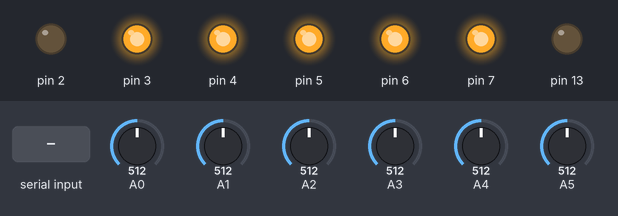
This sketch was run on a simulated Arduino Uno, built with avr-gcc and run on an emulated ATmega328P. On the bench: output pins drawn as LEDs (lit = HIGH). Dashed ring = blinking. Inputs (shaded band) come from the test bench; at power-on: A0 = 512, A1 = 512, A2 = 512, A3 = 512, A4 = 512, A5 = 512. What the sketch prints to the serial monitor is not drawn.

Above: at 1.2 s.
1.3 s: "90,45\n" received over Serial
At 4.1 s:
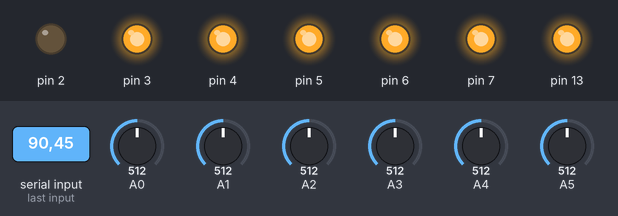
4.3 s: "30,150\n" received over Serial
At 5.92 s:
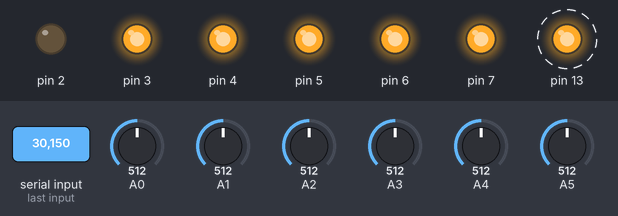
7.3 s: "90\n" received over Serial
At 9.9 s:
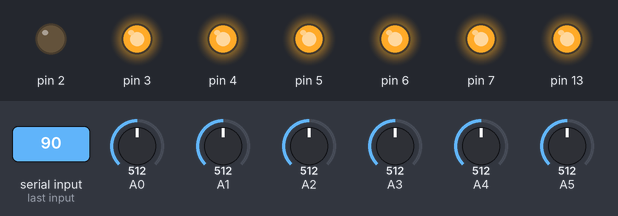
Timing chart, 0 to 11.4 s (numbered marks = the images above; inputs shaded):
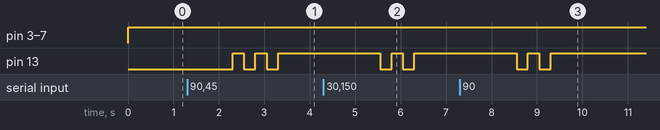

The sketch:

ADCGraphTool.ino
```cpp
//global pin trigger values used to determin if a pin should trigger. (16bit: since values can be between 0-1023)
uint16_t pin0trigger0 = 0;
uint16_t pin1trigger0 = 0;
uint16_t pin2trigger0 = 0;
uint16_t pin3trigger0 = 0;
uint16_t pin4trigger0 = 0;
uint16_t pin5trigger0 = 0;

//global pin trigger values for telling the software if a trigger should be inverted (8bit int used since these can represent booleans easily)
uint8_t pin0trigger0inv = 0;
uint8_t pin1trigger0inv = 0;
uint8_t pin2trigger0inv = 0;
uint8_t pin3trigger0inv = 0;
uint8_t pin4trigger0inv = 0;
uint8_t pin5trigger0inv = 0;

//char array for parsing received data from serial
char received[100] = {'\0'};

//char array for setting the output string to be send over serial
char outputBuffer[34];

//prev string, used within setupTriggers method
String prevString = "";

//method for converting a char string to an integer (max 9999).
uint16_t convertStringToInt(char* inStr){
   uint16_t thousand = inStr[0] - 48;
   uint16_t hundred = inStr[1] - 48;
   uint16_t tenth = inStr[2] - 48;
   uint16_t decimal = inStr[3] - 48;
   return (thousand * 1000) + (hundred * 100) + (tenth * 10) + decimal;
}

//method for converting an 16bit integer to a character array
void convertIntToCharArray(uint16_t inInt, char* outStr){

  uint8_t tenththousanddec = inInt / 10000;
  uint8_t thousanddec = (inInt - (tenththousanddec * 10000)) / 1000;
  uint8_t hundreddec = (inInt - (tenththousanddec * 10000) - (thousanddec * 1000)) / 100;
  uint8_t tenthdec = (inInt - (tenththousanddec * 10000) - (thousanddec * 1000)- (hundreddec * 100)) / 10;
  uint8_t dec = (inInt - (tenththousanddec * 10000) - (thousanddec * 1000)- (hundreddec * 100) - (tenthdec * 10));

  outStr[0] = tenththousanddec + '0';
  outStr[1] = thousanddec + '0';
  outStr[2] = hundreddec + '0';
  outStr[3] = tenthdec + '0';
  outStr[4] = dec + '0';
}

//method for setting up the triggers if incomming data tells it so.
void setupTriggers(){
  char val[4];

  if(Serial.available() > 0){
      String readFromSerial = Serial.readString();
      if(readFromSerial != prevString){

        Serial.println(readFromSerial);
        strcpy(received, readFromSerial.c_str());


        memcpy(val, received, 4);
        pin0trigger0 = convertStringToInt(val);
        pin0trigger0inv = received[4] - '0';

        memcpy(val, received + 5, 4);
        pin1trigger0 = convertStringToInt(val);
        pin1trigger0inv = received[9] - '0';

        memcpy(val, received + 10, 4);
        pin2trigger0 = convertStringToInt(val);
        pin2trigger0inv = received[14] - '0';

        memcpy(val, received + 15, 4);
        pin3trigger0 = convertStringToInt(val);
        pin3trigger0inv = received[19] - '0';

        memcpy(val, received + 20, 4);
        pin4trigger0 = convertStringToInt(val);
        pin4trigger0inv = received[24] - '0';

        memcpy(val, received + 25, 4);
        pin5trigger0 = convertStringToInt(val);
        pin5trigger0inv = received[29] - '0';

        digitalWrite(13, HIGH);
        delay(250);
        digitalWrite(13, LOW);
        delay(250);
        digitalWrite(13, HIGH);
        delay(250);
        digitalWrite(13, LOW);
        delay(250);
        digitalWrite(13, HIGH);
        prevString = readFromSerial;
      }
  }
}

//triggers a pin if a analog value corresponding that pin is going above(or below if inverted) its triggervalue.
void triggerTriggers(uint16_t a0, uint16_t a1, uint16_t a2,uint16_t a3,uint16_t a4,uint16_t a5){
  if(pin0trigger0inv >= 1){
    if(a0 < pin0trigger0){
      digitalWrite(3, HIGH);

    } else if(a0 > pin0trigger0)  {
      digitalWrite(3, LOW);
    }
  } else {
    if(a0 > pin0trigger0){
      digitalWrite(3, HIGH);
    } else if(a0 < pin0trigger0) {
      digitalWrite(3, LOW);
    }
  }

  if(pin1trigger0inv >= 1){
    if(a1< pin1trigger0){
      digitalWrite(4, HIGH);
    } else if(a1 > pin1trigger0){
      digitalWrite(4, LOW);
    }
  } else {
    if(a1 > pin1trigger0){
      digitalWrite(4, HIGH);
    } else if(a1 < pin1trigger0) {
      digitalWrite(4, LOW);
    }
  }

  if(pin2trigger0inv >= 1){
    if(a2 < pin2trigger0){
      digitalWrite(5, HIGH);
    } else if(a2 > pin2trigger0){
      digitalWrite(5, LOW);
    }
  } else {
    if(a2 > pin2trigger0){
      digitalWrite(5, HIGH);
    } else if(a2 < pin2trigger0) {
      digitalWrite(5, LOW);
    }
  }

  if(pin3trigger0inv >= 1){
    if(a3 < pin3trigger0){
      digitalWrite(6, HIGH);
    } else if (a3 > pin3trigger0) {
      digitalWrite(6, LOW);
    }
  } else {
    if(a3 > pin3trigger0){
     // Serial.println("Pin 6 should be high");
      digitalWrite(6, HIGH);
    } else if (a3 < pin3trigger0) {
     // Serial.println("Pin 6 should be low");
      digitalWrite(6, LOW);
    }
  }

  if(pin4trigger0inv >= 1){
    if(a4 < pin4trigger0){
      digitalWrite(7, HIGH);
    } else if (a4 > pin4trigger0){
      digitalWrite(7, LOW);
    }
  } else {
    if(a4 > pin4trigger0){
      digitalWrite(7, HIGH);
    } else if (a4 < pin4trigger0){
      digitalWrite(7, LOW);
    }
  }


  if(pin5trigger0inv >= 1){
    if(a5 < pin5trigger0){
      digitalWrite(8, HIGH);
    } else if(a5 > pin5trigger0){
      digitalWrite(8, LOW);
    }
  } else {
    if(a5 > pin5trigger0){
      digitalWrite(8, HIGH);
    } else if(a5 < pin5trigger0){
      digitalWrite(8, LOW);
    }
  }
}

//arduino specific code, setup is actually what comes before the main loop. Settin gup all the digital pins for output mode.
void setup() {
  uint8_t pin = 0;
  for(pin = 2; pin < 8; pin++){
    pinMode(pin, OUTPUT);
  }
  pinMode(13, OUTPUT);
  Serial.begin(115200);
}

//this is what you would call the main loop, in here, it reads the analog pins, and activate the triggerTriggers method when all pins are read.
void loop() {
  // put your main code here, to run repeatedly:

    char strWithA0Val[5];
    char strWithA1Val[5];
    char strWithA2Val[5];
    char strWithA3Val[5];
    char strWithA4Val[5];
    char strWithA5Val[5];

    uint16_t a0 = analogRead(0);
    uint16_t a1 = analogRead(1);
    uint16_t a2 = analogRead(2);
    uint16_t a3 = analogRead(3);
    uint16_t a4 = analogRead(4);
    uint16_t a5 = analogRead(5);

    convertIntToCharArray(a0, strWithA0Val);
    convertIntToCharArray(a1, strWithA1Val);
    convertIntToCharArray(a2, strWithA2Val);
    convertIntToCharArray(a3, strWithA3Val);
    convertIntToCharArray(a4, strWithA4Val);
    convertIntToCharArray(a5, strWithA5Val);

    memcpy(outputBuffer + 2, strWithA0Val, 5);
    memcpy(outputBuffer + 7, strWithA1Val, 5);
    memcpy(outputBuffer + 12, strWithA2Val, 5);
    memcpy(outputBuffer + 17, strWithA3Val, 5);
    memcpy(outputBuffer + 22, strWithA4Val, 5);
    memcpy(outputBuffer + 27, strWithA5Val, 5);
    outputBuffer[0] = '\n';
    outputBuffer[1] = 'D';
    outputBuffer[33] = '\0';
    Serial.print(outputBuffer);

    setupTriggers();
    triggerTriggers(a0,a1,a2,a3,a4,a5);

}
```

Measured:
- after the input at 1.3 s, pin 13: alternates HIGH for 0.25 s and LOW for 0.25 s, 5 changes in all, then stays HIGH, starting after 1.0 s
- after the input at 4.3 s, pin 13: alternates HIGH for 0.25 s and LOW for 0.25 s, 4 changes in all, then stays HIGH, starting after 1.3 s
- after the input at 7.3 s, pin 13: alternates HIGH for 0.25 s and LOW for 0.25 s, 4 changes in all, then stays HIGH, starting after 1.3 s
